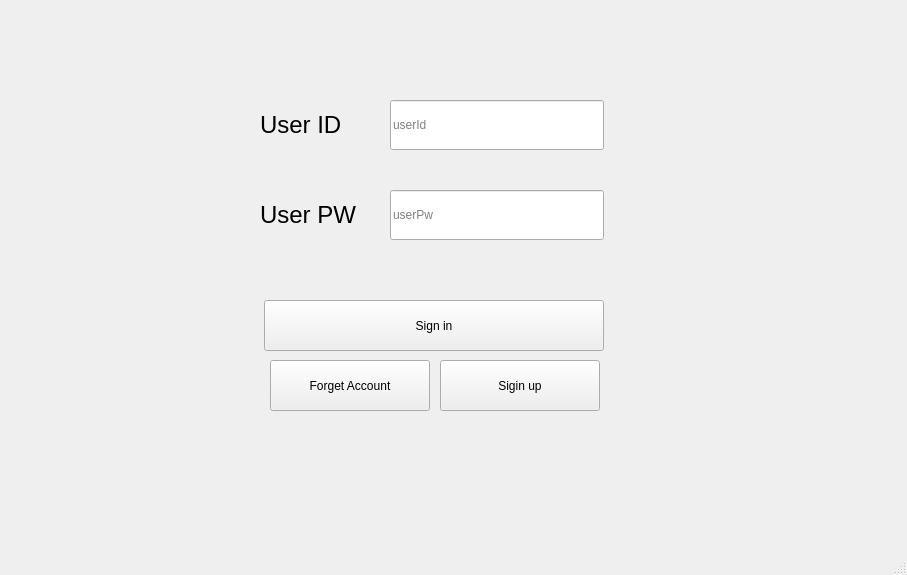
<?xml version="1.0" encoding="UTF-8"?>
<ui version="4.0">
 <class>PhoneBook</class>
 <widget class="QMainWindow" name="PhoneBook">
  <property name="geometry">
   <rect>
    <x>0</x>
    <y>0</y>
    <width>907</width>
    <height>575</height>
   </rect>
  </property>
  <property name="windowTitle">
   <string>PhoneBook</string>
  </property>
  <widget class="QWidget" name="centralwidget">
   <widget class="QStackedWidget" name="stackedWidget">
    <property name="geometry">
     <rect>
      <x>-10</x>
      <y>0</y>
      <width>907</width>
      <height>553</height>
     </rect>
    </property>
    <property name="maximumSize">
     <size>
      <width>907</width>
      <height>16777215</height>
     </size>
    </property>
    <property name="currentIndex">
     <number>0</number>
    </property>
    <widget class="QWidget" name="page1_signin">
     <widget class="QLineEdit" name="login_userId">
      <property name="enabled">
       <bool>true</bool>
      </property>
      <property name="geometry">
       <rect>
        <x>400</x>
        <y>100</y>
        <width>214</width>
        <height>50</height>
       </rect>
      </property>
      <property name="maximumSize">
       <size>
        <width>16777215</width>
        <height>50</height>
       </size>
      </property>
      <property name="placeholderText">
       <string>userId</string>
      </property>
     </widget>
     <widget class="QLabel" name="label">
      <property name="geometry">
       <rect>
        <x>270</x>
        <y>70</y>
        <width>121</width>
        <height>109</height>
       </rect>
      </property>
      <property name="font">
       <font>
        <pointsize>18</pointsize>
       </font>
      </property>
      <property name="text">
       <string>User ID</string>
      </property>
     </widget>
     <widget class="QLabel" name="label_4">
      <property name="geometry">
       <rect>
        <x>270</x>
        <y>160</y>
        <width>131</width>
        <height>109</height>
       </rect>
      </property>
      <property name="font">
       <font>
        <pointsize>18</pointsize>
       </font>
      </property>
      <property name="text">
       <string>User PW</string>
      </property>
     </widget>
     <widget class="QLineEdit" name="login_userPw">
      <property name="enabled">
       <bool>true</bool>
      </property>
      <property name="geometry">
       <rect>
        <x>400</x>
        <y>190</y>
        <width>214</width>
        <height>50</height>
       </rect>
      </property>
      <property name="maximumSize">
       <size>
        <width>16777215</width>
        <height>50</height>
       </size>
      </property>
      <property name="placeholderText">
       <string>userPw</string>
      </property>
     </widget>
     <widget class="QPushButton" name="signin">
      <property name="geometry">
       <rect>
        <x>274</x>
        <y>300</y>
        <width>340</width>
        <height>51</height>
       </rect>
      </property>
      <property name="text">
       <string>Sign in</string>
      </property>
     </widget>
     <widget class="QPushButton" name="forgetAccount">
      <property name="geometry">
       <rect>
        <x>280</x>
        <y>360</y>
        <width>160</width>
        <height>51</height>
       </rect>
      </property>
      <property name="text">
       <string>Forget Account</string>
      </property>
     </widget>
     <widget class="QPushButton" name="signup">
      <property name="geometry">
       <rect>
        <x>450</x>
        <y>360</y>
        <width>160</width>
        <height>51</height>
       </rect>
      </property>
      <property name="text">
       <string>Sigin up</string>
      </property>
     </widget>
     <widget class="QLabel" name="signin_userPwLabel">
      <property name="geometry">
       <rect>
        <x>400</x>
        <y>260</y>
        <width>201</width>
        <height>20</height>
       </rect>
      </property>
      <property name="text">
       <string/>
      </property>
     </widget>
     <widget class="QLabel" name="signin_userIdLabel">
      <property name="geometry">
       <rect>
        <x>400</x>
        <y>160</y>
        <width>201</width>
        <height>20</height>
       </rect>
      </property>
      <property name="text">
       <string/>
      </property>
     </widget>
    </widget>
    <widget class="QWidget" name="page2_findAccount">
     <widget class="QLineEdit" name="findPw_pwInput">
      <property name="geometry">
       <rect>
        <x>200</x>
        <y>230</y>
        <width>511</width>
        <height>51</height>
       </rect>
      </property>
      <property name="font">
       <font>
        <pointsize>12</pointsize>
       </font>
      </property>
      <property name="placeholderText">
       <string>Enter Id</string>
      </property>
     </widget>
     <widget class="QPushButton" name="submit">
      <property name="geometry">
       <rect>
        <x>730</x>
        <y>220</y>
        <width>131</width>
        <height>71</height>
       </rect>
      </property>
      <property name="text">
       <string>비밀번호 찾기</string>
      </property>
     </widget>
     <widget class="QLabel" name="find_account_pw_lb">
      <property name="geometry">
       <rect>
        <x>200</x>
        <y>290</y>
        <width>501</width>
        <height>91</height>
       </rect>
      </property>
      <property name="font">
       <font>
        <pointsize>15</pointsize>
       </font>
      </property>
      <property name="text">
       <string/>
      </property>
     </widget>
     <widget class="QPushButton" name="find_account_back_btn">
      <property name="geometry">
       <rect>
        <x>30</x>
        <y>20</y>
        <width>93</width>
        <height>29</height>
       </rect>
      </property>
      <property name="text">
       <string>뒤로가기</string>
      </property>
     </widget>
     <widget class="QLabel" name="findPw_pwLabel">
      <property name="geometry">
       <rect>
        <x>200</x>
        <y>310</y>
        <width>341</width>
        <height>51</height>
       </rect>
      </property>
      <property name="font">
       <font>
        <pointsize>12</pointsize>
       </font>
      </property>
      <property name="text">
       <string/>
      </property>
     </widget>
    </widget>
    <widget class="QWidget" name="page3_signup">
     <widget class="QLabel" name="signup_user_id_lb">
      <property name="geometry">
       <rect>
        <x>110</x>
        <y>90</y>
        <width>161</width>
        <height>71</height>
       </rect>
      </property>
      <property name="font">
       <font>
        <pointsize>15</pointsize>
       </font>
      </property>
      <property name="text">
       <string>아이디</string>
      </property>
     </widget>
     <widget class="QLineEdit" name="signup_user_id_input">
      <property name="geometry">
       <rect>
        <x>270</x>
        <y>100</y>
        <width>301</width>
        <height>51</height>
       </rect>
      </property>
      <property name="placeholderText">
       <string>user_id</string>
      </property>
     </widget>
     <widget class="QPushButton" name="signup_user_id_dp_chk_btn">
      <property name="geometry">
       <rect>
        <x>600</x>
        <y>100</y>
        <width>141</width>
        <height>51</height>
       </rect>
      </property>
      <property name="text">
       <string>아이디 중복 확인</string>
      </property>
     </widget>
     <widget class="QLabel" name="signup_user_id_lb_2">
      <property name="geometry">
       <rect>
        <x>110</x>
        <y>190</y>
        <width>161</width>
        <height>71</height>
       </rect>
      </property>
      <property name="font">
       <font>
        <pointsize>15</pointsize>
       </font>
      </property>
      <property name="text">
       <string>비밀번호</string>
      </property>
     </widget>
     <widget class="QLineEdit" name="signup_user_pw_input">
      <property name="geometry">
       <rect>
        <x>270</x>
        <y>200</y>
        <width>301</width>
        <height>51</height>
       </rect>
      </property>
      <property name="placeholderText">
       <string>user_pw</string>
      </property>
     </widget>
     <widget class="QLineEdit" name="signup_user_pw_double_input">
      <property name="geometry">
       <rect>
        <x>270</x>
        <y>270</y>
        <width>301</width>
        <height>51</height>
       </rect>
      </property>
      <property name="placeholderText">
       <string>user_pw</string>
      </property>
     </widget>
     <widget class="QLabel" name="signup_user_id_dp_chk_lb">
      <property name="geometry">
       <rect>
        <x>270</x>
        <y>160</y>
        <width>171</width>
        <height>20</height>
       </rect>
      </property>
      <property name="text">
       <string/>
      </property>
     </widget>
     <widget class="QPushButton" name="signup_submit_btn">
      <property name="geometry">
       <rect>
        <x>270</x>
        <y>460</y>
        <width>471</width>
        <height>51</height>
       </rect>
      </property>
      <property name="text">
       <string>가입완료</string>
      </property>
     </widget>
     <widget class="QLabel" name="signup_user_id_lb_3">
      <property name="geometry">
       <rect>
        <x>110</x>
        <y>340</y>
        <width>161</width>
        <height>71</height>
       </rect>
      </property>
      <property name="font">
       <font>
        <pointsize>15</pointsize>
       </font>
      </property>
      <property name="text">
       <string>전화번호</string>
      </property>
     </widget>
     <widget class="QLineEdit" name="signup_user_phone_number_input">
      <property name="geometry">
       <rect>
        <x>270</x>
        <y>360</y>
        <width>301</width>
        <height>51</height>
       </rect>
      </property>
      <property name="placeholderText">
       <string>user_phone</string>
      </property>
     </widget>
     <widget class="QPushButton" name="signup_back_btn">
      <property name="geometry">
       <rect>
        <x>30</x>
        <y>20</y>
        <width>93</width>
        <height>29</height>
       </rect>
      </property>
      <property name="text">
       <string>뒤로가기</string>
      </property>
     </widget>
     <widget class="QLabel" name="signup_pw_chk_lb">
      <property name="geometry">
       <rect>
        <x>270</x>
        <y>330</y>
        <width>171</width>
        <height>16</height>
       </rect>
      </property>
      <property name="text">
       <string/>
      </property>
     </widget>
     <widget class="QLabel" name="signup_phone_number_chk_lbl">
      <property name="geometry">
       <rect>
        <x>270</x>
        <y>430</y>
        <width>191</width>
        <height>16</height>
       </rect>
      </property>
      <property name="text">
       <string/>
      </property>
     </widget>
    </widget>
   </widget>
  </widget>
  <widget class="QMenuBar" name="menubar">
   <property name="geometry">
    <rect>
     <x>0</x>
     <y>0</y>
     <width>907</width>
     <height>25</height>
    </rect>
   </property>
  </widget>
  <widget class="QStatusBar" name="statusbar"/>
 </widget>
 <resources/>
 <connections/>
</ui>
